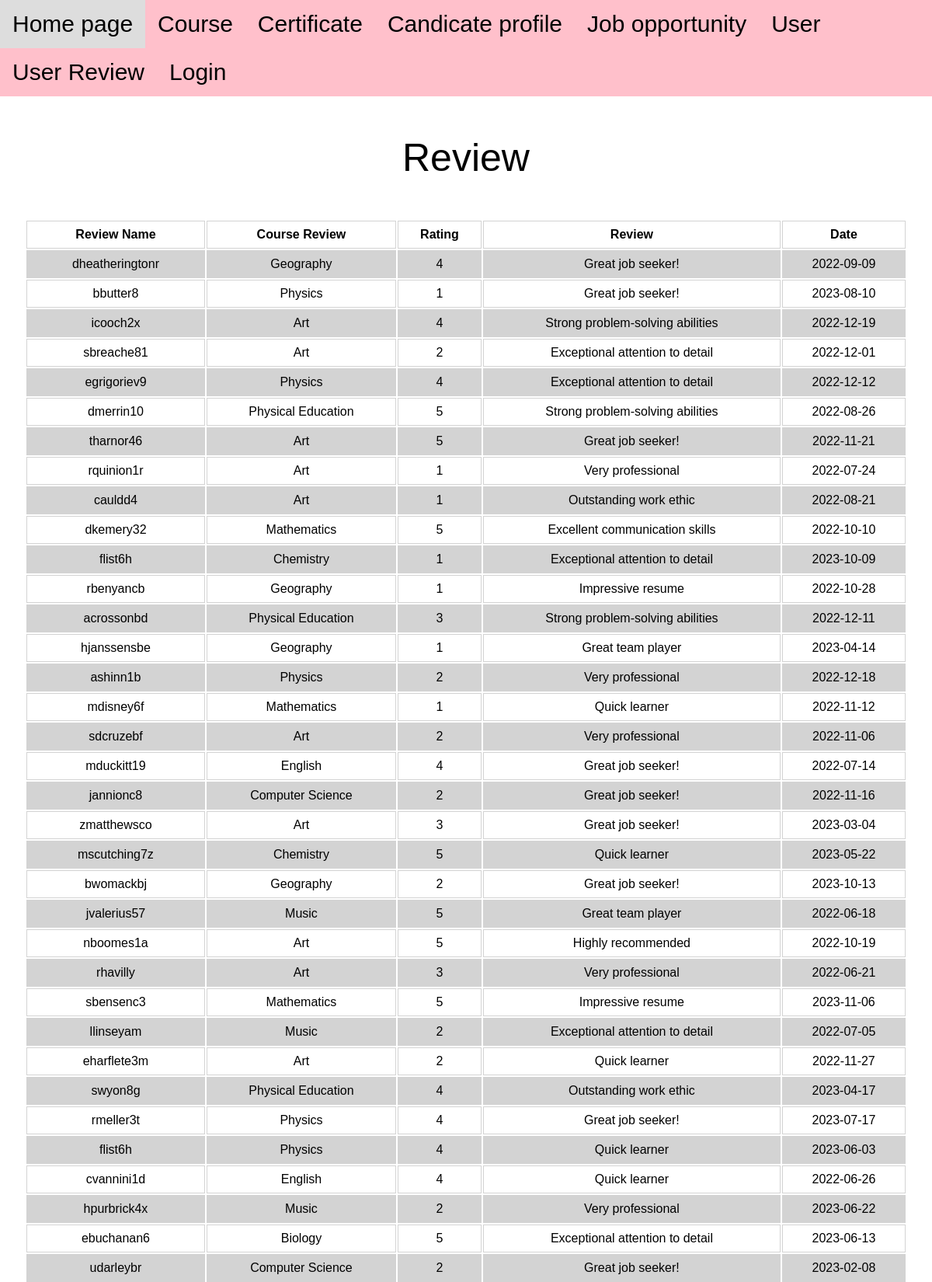
Page /page/userreview.php (upper part) on the committed database.
### tables this page shows
CREATE TABLE `user_reviews` (
  `review_id` int(11) NOT NULL,
  `course_id` int(11) DEFAULT NULL,
  `user_id` int(11) DEFAULT NULL,
  `rating` int(11) DEFAULT NULL CHECK (`rating` >= 1 and `rating` <= 5),
  `review_text` text DEFAULT NULL,
  `review_date` date DEFAULT NULL
);

CREATE TABLE `users` (
  `user_id` int(11) NOT NULL,
  `username` varchar(255) NOT NULL,
  `password` varchar(255) NOT NULL,
  `email` varchar(255) NOT NULL,
  `user_role` varchar(20) NOT NULL
);

CREATE TABLE `courses` (
  `course_id` int(11) NOT NULL,
  `course_name` varchar(255) NOT NULL,
  `description` text DEFAULT NULL,
  `duration` int(11) DEFAULT NULL,
  `certification_type` varchar(50) DEFAULT NULL,
  `instructor_id` int(11) DEFAULT NULL,
  `price` decimal(10,2) DEFAULT NULL,
  `start_date` date DEFAULT NULL
);

### page/userreview.php (the view, shortened to what this page needs)
<?php
  include_once('../includes/dbConnect.php');
  $sql = "SELECT courses.course_name, users.username, user_reviews.rating, user_reviews.review_text, user_reviews.review_date
          FROM courses, users, user_reviews
          WHERE courses.course_id = user_reviews.course_id
          AND users.user_id = user_reviews.user_id";
  $result = mysqli_query($conn, $sql);
  $resultCheck = mysqli_num_rows($result);
?>
<!DOCTYPE html>
<html lang="en">
  <head>
    <link rel="stylesheet" href="../css/web.css" />
  </head>
  <body>
    <div class="taskbar">
      <ul>
          <li class="mucluc"><a href="../index.php">Home page</a></li>
          <li class="mucluc"><a href="course.php">Course</a></li>
          <li class="mucluc"><a href="certificate.php">Certificate</a></li>
          <li class="mucluc"><a href="candicateprofile.php">Candicate profile</a></li>
          <li class="mucluc"><a href="jobopportunity.php"> Job opportunity</a></li>
          <li class="mucluc"><a href="User.php">User</a></li>
          <li class="mucluc"><a href="Userreview.php">User Review</a></li>
          <li class="mucluc"><a href="login.php">Login</a></li>
      </ul>
    </div>
    <p class="bcv-header">Review</p>
    <div style="margin: 2em;">
      <table style="width: 100%;">
            <tr>
              <th>Review Name</th>
              <th>Course Review</th>
              <th>Rating</th>
              <th>Review</th>
              <th>Date</th>
            </tr>
            <?php
              if ($resultCheck > 0) {
                while ($row = mysqli_fetch_assoc($result)) {
            ?>
            <tr>
              <td><?php echo $row['username']; ?></td>
              <td><?php echo $row['course_name']; ?></td>
              <td><?php echo $row['rating']; ?></td>
              <td><?php echo $row['review_text']; ?></td>
              <td><?php echo $row['review_date']; ?></td>
            </tr>
            <?php
                }
              }
            ?>
      </table>
    </div>
  </body>
</html>

### css/web.css (style rules this page uses)
body { font-family: Arial, sans-serif; margin: 0; padding: 0; }
.taskbar { background-color:pink; overflow: hidden; display: flex; justify-content: center; }
.taskbar ul { list-style-type: none; margin: 0; padding: 0; }
.taskbar li { float: left; }
.taskbar li a { display: block; color: rgb(0, 0, 0); text-align: center; padding: 14px 16px; text-decoration: none; }
.mucluc { font-size: 30px; }
p { font-size: 18px; color: #ffffff; }
.bcv-header { color: black; text-align: center; font-size: 50px; }
td, th { border: 1px solid lightgray; text-align: center; padding: 8px; }
tr:nth-child(even) { background-color: lightgray; }

### rows in the picture
user_reviews: user.username "dheatheringtonr", course.course_name "Geography", rating "4", review_text "Great job seeker!", review_date "2022-09-09"
user_reviews: user.username "bbutter8", course.course_name "Physics", rating "1", review_text "Great job seeker!", review_date "2023-08-10"
user_reviews: user.username "icooch2x", course.course_name "Art", rating "4", review_text "Strong problem-solving abilities", review_date "2022-12-19"
user_reviews: user.username "sbreache81", course.course_name "Art", rating "2", review_text "Exceptional attention to detail", review_date "2022-12-01"
user_reviews: user.username "egrigoriev9", course.course_name "Physics", rating "4", review_text "Exceptional attention to detail", review_date "2022-12-12"
user_reviews: user.username "dmerrin10", course.course_name "Physical Education", rating "5", review_text "Strong problem-solving abilities", review_date "2022-08-26"
user_reviews: user.username "tharnor46", course.course_name "Art", rating "5", review_text "Great job seeker!", review_date "2022-11-21"
user_reviews: user.username "rquinion1r", course.course_name "Art", rating "1", review_text "Very professional", review_date "2022-07-24"
user_reviews: user.username "cauldd4", course.course_name "Art", rating "1", review_text "Outstanding work ethic", review_date "2022-08-21"
user_reviews: user.username "dkemery32", course.course_name "Mathematics", rating "5", review_text "Excellent communication skills", review_date "2022-10-10"
user_reviews: user.username "flist6h", course.course_name "Chemistry", rating "1", review_text "Exceptional attention to detail", review_date "2023-10-09"
user_reviews: user.username "rbenyancb", course.course_name "Geography", rating "1", review_text "Impressive resume", review_date "2022-10-28"
user_reviews: user.username "acrossonbd", course.course_name "Physical Education", rating "3", review_text "Strong problem-solving abilities", review_date "2022-12-11"
user_reviews: user.username "hjanssensbe", course.course_name "Geography", rating "1", review_text "Great team player", review_date "2023-04-14"
user_reviews: user.username "ashinn1b", course.course_name "Physics", rating "2", review_text "Very professional", review_date "2022-12-18"
user_reviews: user.username "mdisney6f", course.course_name "Mathematics", rating "1", review_text "Quick learner", review_date "2022-11-12"
user_reviews: user.username "sdcruzebf", course.course_name "Art", rating "2", review_text "Very professional", review_date "2022-11-06"
user_reviews: user.username "mduckitt19", course.course_name "English", rating "4", review_text "Great job seeker!", review_date "2022-07-14"
user_reviews: user.username "jannionc8", course.course_name "Computer Science", rating "2", review_text "Great job seeker!", review_date "2022-11-16"
user_reviews: user.username "zmatthewsco", course.course_name "Art", rating "3", review_text "Great job seeker!", review_date "2023-03-04"
user_reviews: user.username "mscutching7z", course.course_name "Chemistry", rating "5", review_text "Quick learner", review_date "2023-05-22"
user_reviews: user.username "bwomackbj", course.course_name "Geography", rating "2", review_text "Great job seeker!", review_date "2023-10-13"
user_reviews: user.username "jvalerius57", course.course_name "Music", rating "5", review_text "Great team player", review_date "2022-06-18"
user_reviews: user.username "nboomes1a", course.course_name "Art", rating "5", review_text "Highly recommended", review_date "2022-10-19"
user_reviews: user.username "rhavilly", course.course_name "Art", rating "3", review_text "Very professional", review_date "2022-06-21"
user_reviews: user.username "sbensenc3", course.course_name "Mathematics", rating "5", review_text "Impressive resume", review_date "2023-11-06"
user_reviews: user.username "llinseyam", course.course_name "Music", rating "2", review_text "Exceptional attention to detail", review_date "2022-07-05"
user_reviews: user.username "eharflete3m", course.course_name "Art", rating "2", review_text "Quick learner", review_date "2022-11-27"
user_reviews: user.username "swyon8g", course.course_name "Physical Education", rating "4", review_text "Outstanding work ethic", review_date "2023-04-17"
user_reviews: user.username "rmeller3t", course.course_name "Physics", rating "4", review_text "Great job seeker!", review_date "2023-07-17"
user_reviews: user.username "flist6h", course.course_name "Physics", rating "4", review_text "Quick learner", review_date "2023-06-03"
user_reviews: user.username "cvannini1d", course.course_name "English", rating "4", review_text "Quick learner", review_date "2022-06-26"
user_reviews: user.username "hpurbrick4x", course.course_name "Music", rating "2", review_text "Very professional", review_date "2023-06-22"
user_reviews: user.username "ebuchanan6", course.course_name "Biology", rating "5", review_text "Exceptional attention to detail", review_date "2023-06-13"
user_reviews: user.username "udarleybr", course.course_name "Computer Science", rating "2", review_text "Great job seeker!", review_date "2023-02-08"
